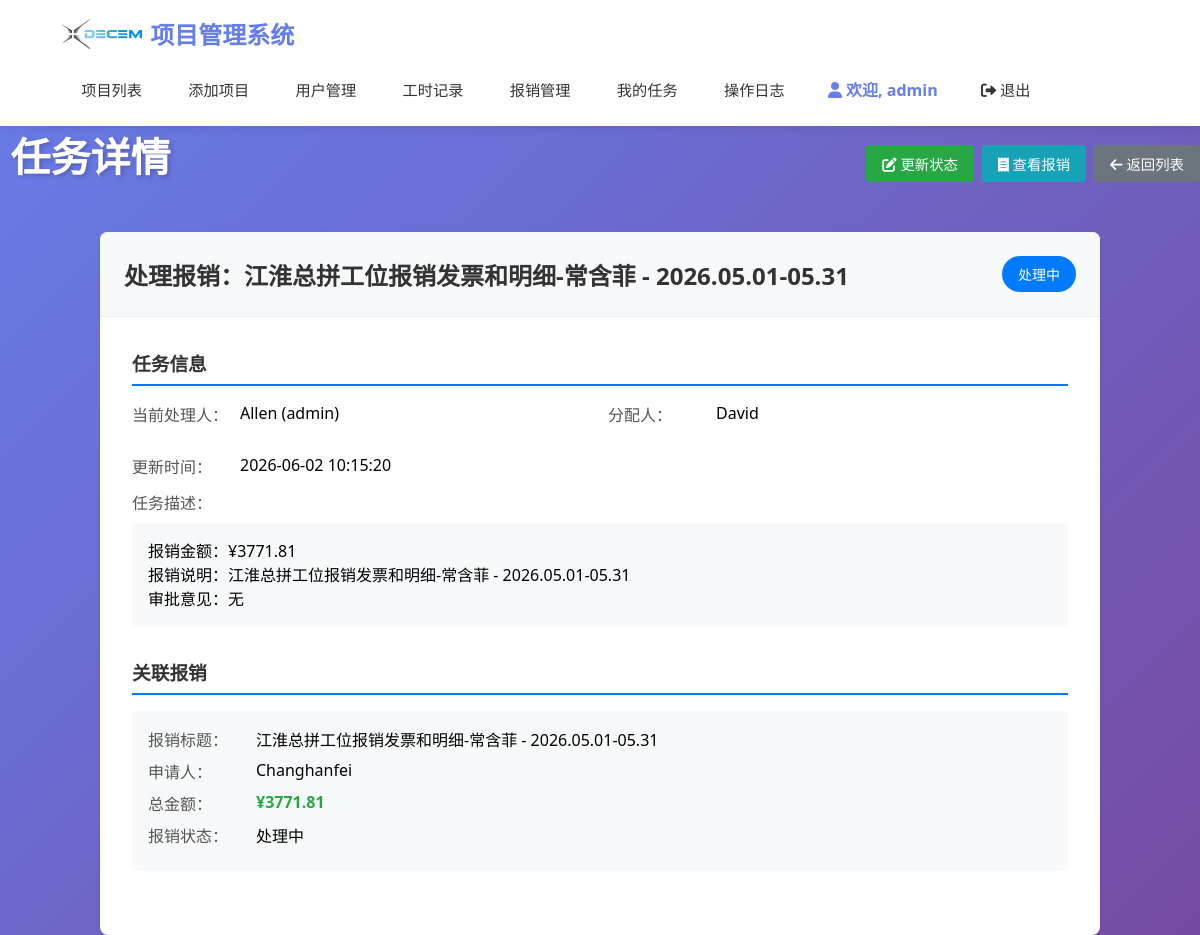
Before: /task/123 (signed in) with the older database file.
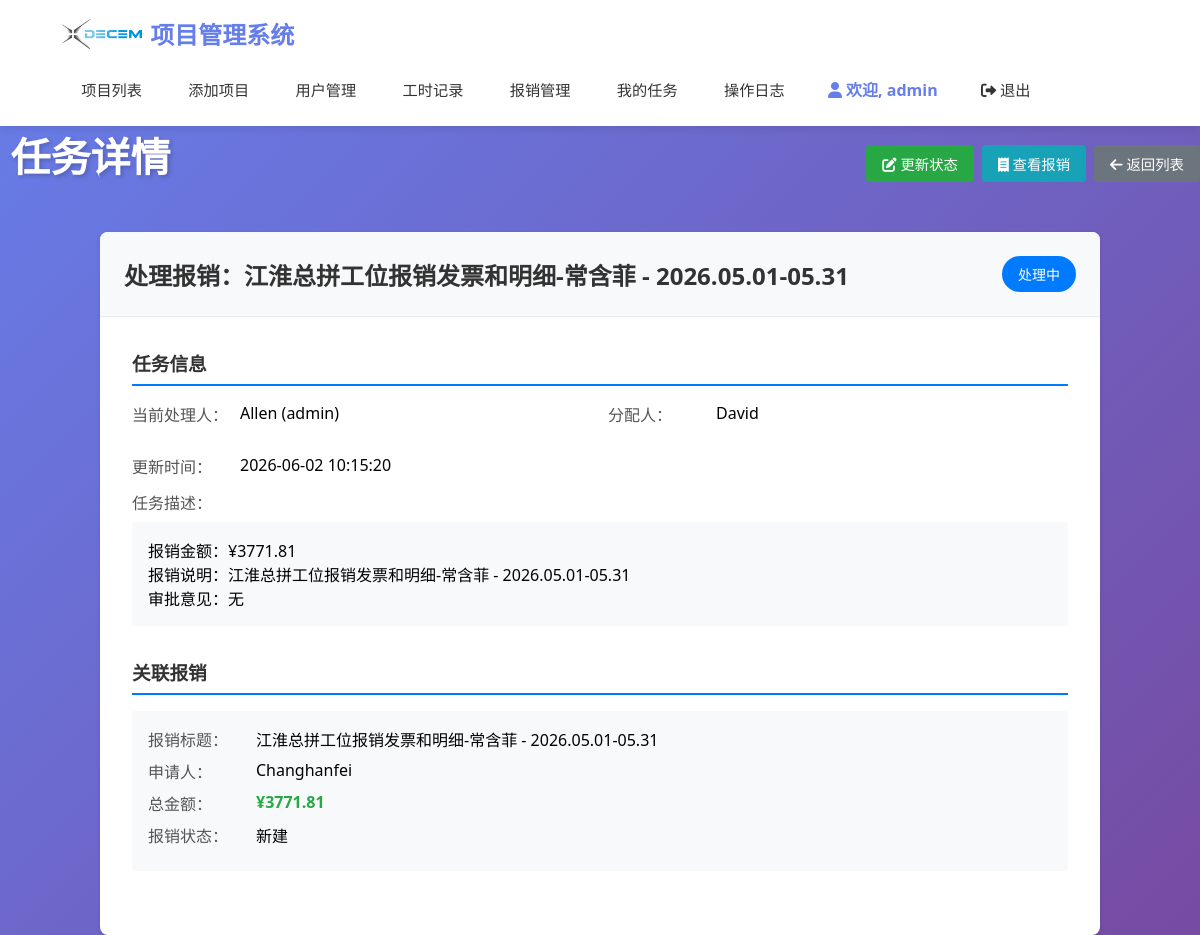
After: the same page with the newer database file.
### models.py (models this page shows, shortened)
class Expense(db.Model):
    __tablename__ = "expenses"
    id = db.Column(db.Integer, primary_key=True, autoincrement=True)
    user_id = db.Column(db.Integer, db.ForeignKey('users.id'), nullable=False)
    project_id = db.Column(db.Integer, db.ForeignKey('projects.id'), nullable=True)  # 可关联项目，也可以是售前费用
    title = db.Column(db.String(200), nullable=False)  # 报销标题
    expense_type = db.Column(db.String(50), nullable=False)  # 费用类型：项目费用、售前费用
    total_amount = db.Column(db.Numeric(10, 2), nullable=False)  # 总金额
    status = db.Column(db.String(20), nullable=False, default='新建')  # 状态：新建、处理中、通过
    submit_date = db.Column(db.DateTime, default=datetime.now)  # 提交日期
    approve_date = db.Column(db.DateTime, nullable=True)  # 审批日期
    approver_id = db.Column(db.Integer, db.ForeignKey('users.id'), nullable=True)  # 审批人
    approve_comment = db.Column(db.Text, nullable=True)  # 审批意见
    description = db.Column(db.Text, nullable=True)  # 报销说明
    created_at = db.Column(db.DateTime, default=datetime.now)
    EXPENSE_TYPE_CHOICES = [
        ('项目费用', '项目费用'),
        ('售前费用', '售前费用'),
        ('其他费用', '其他费用')
    ]
    STATUS_CHOICES = [
        ('新建', '新建'),
        ('处理中', '处理中'),
        ('等待退款', '等待退款'),
        ('退款完成', '退款完成'),
        ('已完成', '已完成')
    ]
    user = db.relationship('User', foreign_keys=[user_id], backref=db.backref('expenses', lazy=True))
    project = db.relationship('Project', backref=db.backref('expenses', lazy=True))
    approver = db.relationship('User', foreign_keys=[approver_id], backref=db.backref('approved_expenses', lazy=True))

### app.py (the view)
@app.route("/task/<int:task_id>")
@login_required
def task_detail(task_id):
    task = Task.query.get_or_404(task_id)
    can_view = False
    if current_user.is_admin() or current_user.is_finance():
        can_view = True
    elif task.assigned_to == current_user.id:
        can_view = True
    elif current_user.is_project_manager() and task.task_type == 'expense_process' and task.expense_id:
        expense = db.session.get(Expense, task.expense_id)
        if expense and expense.project_id and current_user.can_view_project(expense.project_id):
            can_view = True
    if not can_view:
        flash("您没有权限查看此任务")
        return redirect(url_for("task_list"))
    return render_template("task_detail.html", task=task)

### app.py (called while the page is built)
@login_manager.user_loader
def load_user(user_id):
    return db.session.get(User, int(user_id))

@app.before_request
def check_session_timeout():
    if current_user.is_authenticated:
        session.permanent = True
        last_activity = session.get('last_activity')
        now = datetime.now()
        if last_activity:
            last_activity_time = datetime.fromisoformat(last_activity)
            if now - last_activity_time > timedelta(seconds=600):
                username = current_user.username
                logout_user()
                session.clear()
                flash('由于长时间未操作，您已被自动退出，请重新登录', 'warning')
                return redirect(url_for('login'))
        if not request.path.startswith('/static/'):
            session['last_activity'] = now.isoformat()

### models.py (called while the page is built)
    def is_admin(self):
        return self.role == self.ROLE_ADMIN

    def has_full_access(self):
        return self.role in [self.ROLE_ADMIN, self.ROLE_FINANCE]

### templates/task_detail.html (shortened to what this page needs)
{% extends "base.html" %}
{% block content %}
<div class="page-header">
    <h1> 任务详情</h1>
    <div class="header-actions">
        {% if (task.assigned_to == current_user.id or current_user.is_admin()) and task.status != '已完成' and task.status != '拒绝' %}
            <a href="{{ url_for('task_update', task_id=task.id) }}" class="btn btn-success">
                <i class="fas fa-edit"></i> 更新状态
            </a>
        {% endif %}
        {% if task.expense_id %}
            <a href="{{ url_for('expense_detail', expense_id=task.expense_id) }}" class="btn btn-info">
                <i class="fas fa-receipt"></i> 查看报销
            </a>
        {% endif %}
        <a href="{{ url_for('task_list') }}" class="btn btn-secondary">
            <i class="fas fa-arrow-left"></i> 返回列表
        </a>
    </div>
</div>
<div class="task-detail">
    <div class="detail-card">
        <div class="card-header">
            <h2>{{ task.title }}</h2>
            <div class="badges">
                <span class="status-badge" style="background-color: {{ task.get_status_color() }};">
                    {{ task.status }}
                </span>
            </div>
        </div>
        <div class="detail-content">
            <div class="detail-section">
                <h3>任务信息</h3>
                <div class="detail-grid">
                    <div class="detail-item">
                        <label>当前处理人：</label>
                        <span>{{ task.assigned_user.username }} ({{ task.assigned_user.role }})</span>
                    </div>
                    <div class="detail-item">
                        <label>分配人：</label>
                        <span>{{ task.assigner.username }}</span>
                    </div>
                    <div class="detail-item">
                        <label>更新时间：</label>
                        <span>{{ task.completed_at.strftime('%Y-%m-%d %H:%M:%S') if task.completed_at else task.created_at.strftime('%Y-%m-%d %H:%M:%S') }}</span>
                    </div>
                </div>
                {% if task.description %}
                <div class="detail-item full-width">
                    <label>任务描述：</label>
                    <div class="description">{{ task.description }}</div>
                </div>
                {% endif %}
            </div>
            {% if task.expense %}
            <div class="detail-section">
                <h3>关联报销</h3>
                <div class="expense-summary">
                    <div class="summary-item">
                        <label>报销标题：</label>
                        <span>{{ task.expense.title }}</span>
                    </div>
                    <div class="summary-item">
                        <label>申请人：</label>
                        <span>{{ task.expense.user.username }}</span>
                    </div>
                    <div class="summary-item">
                        <label>总金额：</label>
                        <span class="amount">¥{{ "%.2f"|format(task.expense.total_amount) }}</span>
                    </div>
                    <div class="summary-item">
                        <label>报销状态：</label>
                        <span class="status">{{ task.expense.status }}</span>
                    </div>
                </div>
            </div>
            {% endif %}
        </div>
    </div>
</div>
{% endblock %}

Changed rows visible on the page:
changed Expense: expense.status "处理中" → "新建"
